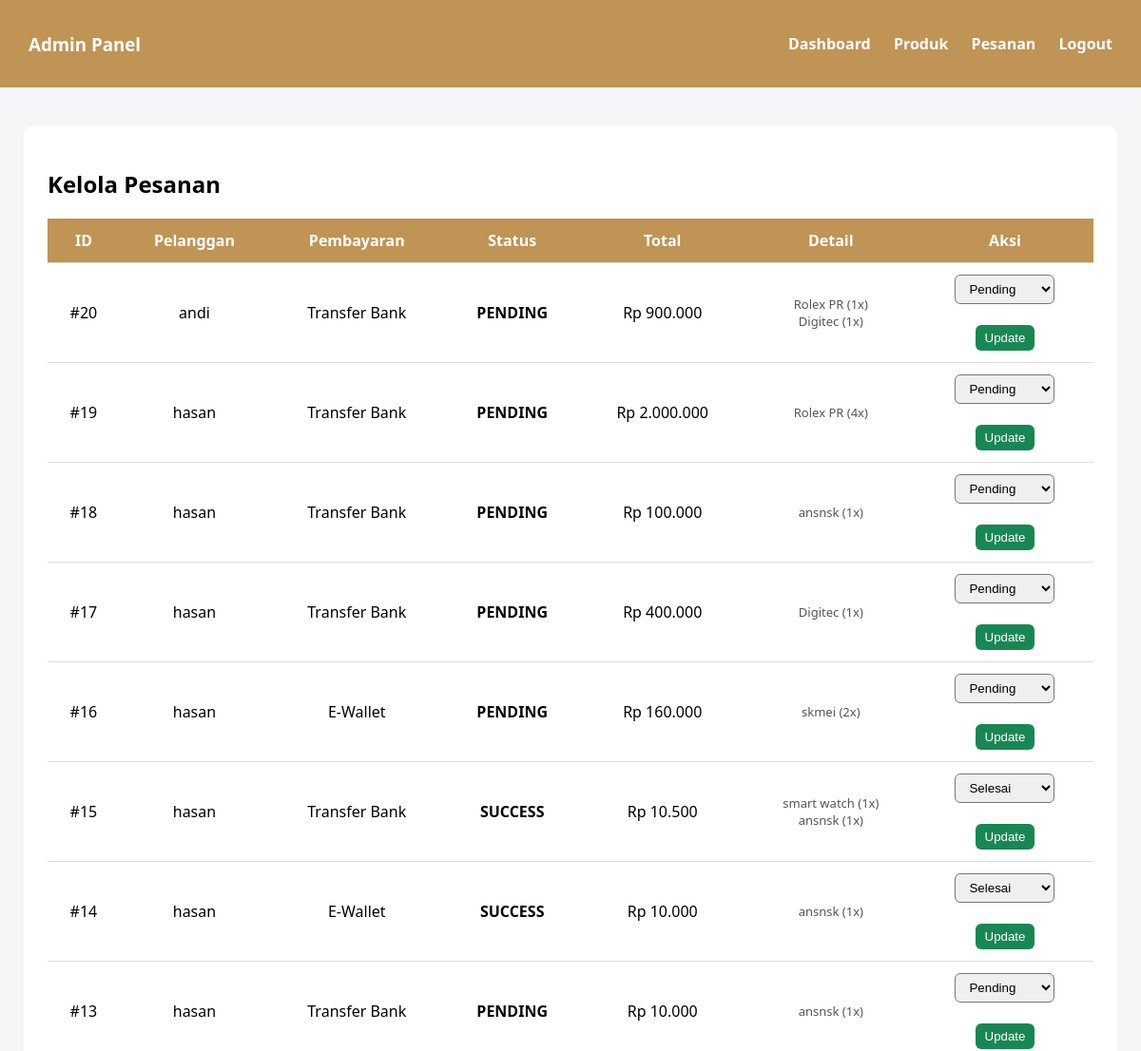
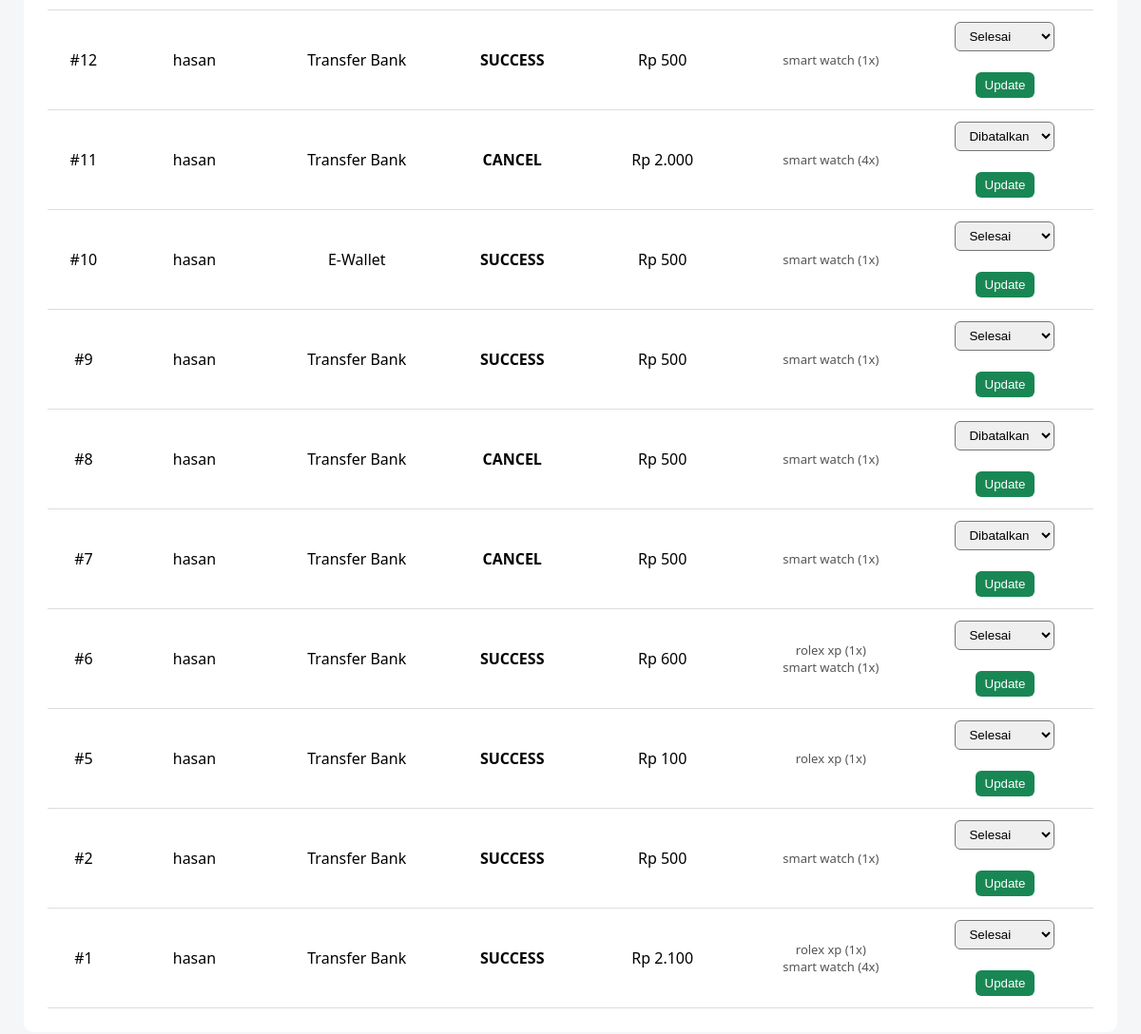
The app's page /admin/pesanan.php (signed in) with its own data (2 pictures, top to bottom).
### tables this page shows
CREATE TABLE `order` (
  `id` int(11) NOT NULL,
  `id_user` int(11) DEFAULT NULL,
  `total` int(11) DEFAULT NULL,
  `status` enum('Pending','Paid','Cancel','Success') DEFAULT NULL,
  `pembayaran` varchar(50) DEFAULT NULL,
  `created_at` datetime DEFAULT current_timestamp(),
  `bukti_bayar` varchar(50) DEFAULT NULL
);

CREATE TABLE `user` (
  `id` int(11) NOT NULL,
  `nama` varchar(50) DEFAULT NULL,
  `email` varchar(50) DEFAULT NULL,
  `password` varchar(50) DEFAULT NULL,
  `nohp` int(20) DEFAULT NULL,
  `role` enum('user','admin') DEFAULT NULL
);

CREATE TABLE `item_order` (
  `id` int(11) NOT NULL,
  `id_order` int(11) DEFAULT NULL,
  `id_produk` int(11) DEFAULT NULL,
  `jlh_harga` int(11) DEFAULT NULL,
  `jlh_pesan` int(11) DEFAULT NULL
);

CREATE TABLE `produk` (
  `id` int(11) NOT NULL,
  `nama_produk` varchar(50) DEFAULT NULL,
  `jlh_produk` int(11) DEFAULT NULL,
  `harga_produk` int(11) DEFAULT NULL,
  `deskripsi` varchar(50) DEFAULT NULL,
  `kondisi` enum('Baru','Bekas') DEFAULT NULL,
  `ulasan` varchar(50) DEFAULT NULL,
  `gambar` varchar(50) DEFAULT NULL
);

### admin/pesanan.php (the view, shortened to what this page needs)
<?php
include '../php/koneksi.php';
$q = mysqli_query($conn, "
    SELECT o.*, u.nama
    FROM `order` o
    JOIN user u ON o.id_user = u.id
    ORDER BY o.id DESC
");
?>
<!DOCTYPE html>
<html lang="id">
<head>
</head>
<body>
<div class="navbar">
    <h3>Admin Panel</h3>
    <div>
        <a href="dashboard.php">Dashboard</a>
        <a href="produk.php">Produk</a>
        <a href="pesanan.php">Pesanan</a>
         <?php if (!isset($_SESSION['id_user'])): ?>
        <a href="login.php" class="btn-login">Login</a>
    <?php else: ?>
        <a href="../logout.php" class="btn-logout">Logout</a>
    <?php endif; ?>
    </div>
</div>
<div class="container">
    <h2>Kelola Pesanan</h2>
    <table>
        <tr>
            <th>ID</th>
            <th>Pelanggan</th>
            <th>Pembayaran</th>
            <th>Status</th>
            <th>Total</th>
            <th>Detail</th>
            <th>Aksi</th>
        </tr>
        <?php while ($row = mysqli_fetch_assoc($q)): ?>
        <?php
            $id_order = $row['id'];
            $qTotal = mysqli_query($conn, "
                SELECT SUM(jlh_harga) AS total
                FROM item_order
                WHERE id_order = $id_order
            ");
            $total = mysqli_fetch_assoc($qTotal)['total'];
        ?>
        <tr>
            <td>#<?= $row['id']; ?></td>
            <td><?= $row['nama']; ?></td>
            <td><?= $row['pembayaran']; ?></td>
            <td class="status"><?= strtoupper($row['status']); ?></td>
            <td>Rp <?= number_format($total,0,',','.'); ?></td>
            <td class="detail">
                <?php
                $qItem = mysqli_query($conn, "
                    SELECT p.nama_produk, i.jlh_pesan
                    FROM item_order i
                    JOIN produk p ON i.id_produk = p.id
                    WHERE i.id_order = $id_order
                ");
                while ($i = mysqli_fetch_assoc($qItem)) {
                    echo $i['nama_produk']." (".$i['jlh_pesan']."x)<br>";
                }
                ?>
            </td>
            <td>
                <form action="update_pesanan.php" method="POST">
                    <select name="status">
                        <option value="pending" <?= $row['status']=='Pending'?'selected':''; ?>>Pending</option>
                        <option value="success" <?= $row['status']=='Success'?'selected':''; ?>>Selesai</option>
                        <option value="cancel" <?= $row['status']=='Cancel'?'selected':''; ?>>Dibatalkan</option>
                    </select>
                    <br><br>
                    <button>Update</button>
                </form>
            </td>
        </tr>
        <?php endwhile; ?>
    </table>
</div>
</body>
</html>

### admin/pesanan.php (style rules this page uses)
body { margin:0; font-family: 'Segoe UI', sans-serif; background:#f4f6f8; }
.navbar { background:#bf9455; padding:15px 30px; color:#fff; display:flex; justify-content:space-between; align-items:center; }
.navbar a { color:white; text-decoration:none; margin-left:20px; font-weight:bold; }
.container { max-width: 1100px; margin: 40px auto; background: #fff; padding: 25px; border-radius: 10px; }
table { width: 100%; border-collapse: collapse; }
th, td { padding: 12px; border-bottom: 1px solid #ddd; text-align: center; }
th { background: #bf9455; color: white; }
select, button { padding: 6px 10px; border-radius: 6px; }
button { background: #198754; color: white; border: none; cursor: pointer; }
.detail { font-size: 13px; color: #555; }
.status { font-weight: bold; }

### records on screen
order: id "20", id_user.nama "andi", pembayaran "Transfer Bank", status "PENDING", total "900.000", status "Pending"
item_order: id_produk.nama_produk "Rolex PR", jlh_pesan "1"
item_order: id_produk.nama_produk "Digitec", jlh_pesan "1"
order: id "19", id_user.nama "hasan", pembayaran "Transfer Bank", status "PENDING", total "2.000.000", status "Pending"
item_order: id_produk.nama_produk "Rolex PR", jlh_pesan "4"
order: id "18", id_user.nama "hasan", pembayaran "Transfer Bank", status "PENDING", total "100.000", status "Pending"
item_order: id_produk.nama_produk "ansnsk", jlh_pesan "1"
order: id "17", id_user.nama "hasan", pembayaran "Transfer Bank", status "PENDING", total "400.000", status "Pending"
item_order: id_produk.nama_produk "Digitec", jlh_pesan "1"
order: id "16", id_user.nama "hasan", pembayaran "E-Wallet", status "PENDING", total "160.000", status "Pending"
item_order: id_produk.nama_produk "skmei", jlh_pesan "2"
order: id "15", id_user.nama "hasan", pembayaran "Transfer Bank", status "SUCCESS", total "10.500", status "Selesai"
item_order: id_produk.nama_produk "smart watch", jlh_pesan "1"
item_order: id_produk.nama_produk "ansnsk", jlh_pesan "1"
order: id "14", id_user.nama "hasan", pembayaran "E-Wallet", status "SUCCESS", total "10.000", status "Selesai"
item_order: id_produk.nama_produk "ansnsk", jlh_pesan "1"
order: id "13", id_user.nama "hasan", pembayaran "Transfer Bank", status "PENDING", total "10.000", status "Pending"
item_order: id_produk.nama_produk "ansnsk", jlh_pesan "1"
order: id "12", id_user.nama "hasan", pembayaran "Transfer Bank", status "SUCCESS", total "500", status "Selesai"
item_order: id_produk.nama_produk "smart watch", jlh_pesan "1"
order: id "11", id_user.nama "hasan", pembayaran "Transfer Bank", status "CANCEL", total "2.000", status "Dibatalkan"
item_order: id_produk.nama_produk "smart watch", jlh_pesan "4"
order: id "10", id_user.nama "hasan", pembayaran "E-Wallet", status "SUCCESS", total "500", status "Selesai"
item_order: id_produk.nama_produk "smart watch", jlh_pesan "1"
order: id "9", id_user.nama "hasan", pembayaran "Transfer Bank", status "SUCCESS", total "500", status "Selesai"
item_order: id_produk.nama_produk "smart watch", jlh_pesan "1"
order: id "8", id_user.nama "hasan", pembayaran "Transfer Bank", status "CANCEL", total "500", status "Dibatalkan"
item_order: id_produk.nama_produk "smart watch", jlh_pesan "1"
order: id "7", id_user.nama "hasan", pembayaran "Transfer Bank", status "CANCEL", total "500", status "Dibatalkan"
item_order: id_produk.nama_produk "smart watch", jlh_pesan "1"
order: id "6", id_user.nama "hasan", pembayaran "Transfer Bank", status "SUCCESS", total "600", status "Selesai"
item_order: id_produk.nama_produk "rolex xp", jlh_pesan "1"
item_order: id_produk.nama_produk "smart watch", jlh_pesan "1"
order: id "5", id_user.nama "hasan", pembayaran "Transfer Bank", status "SUCCESS", total "100", status "Selesai"
item_order: id_produk.nama_produk "rolex xp", jlh_pesan "1"
order: id "2", id_user.nama "hasan", pembayaran "Transfer Bank", status "SUCCESS", total "500", status "Selesai"
item_order: id_produk.nama_produk "smart watch", jlh_pesan "1"
order: id "1", id_user.nama "hasan", pembayaran "Transfer Bank", status "SUCCESS", total "2.100", status "Selesai"
item_order: id_produk.nama_produk "rolex xp", jlh_pesan "1"
item_order: id_produk.nama_produk "smart watch", jlh_pesan "4"
